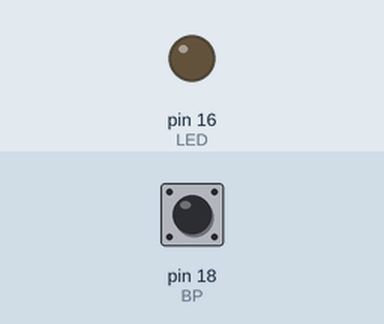
This program was run on a simulated MicroPython board. Parts: output pins drawn as LEDs (lit = HIGH). The inputs (shaded band) are chosen by the test bench; at power-on: pin 18 (BP) LOW.

Above: at 1.2 s.
1.3 s: pin 18 (BP) pulled HIGH for 0.15 s
At 2.9 s:
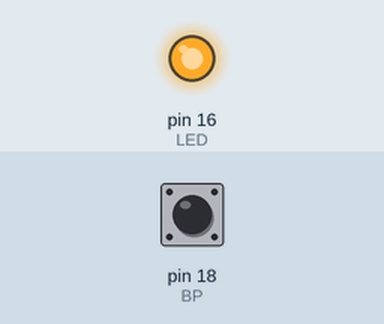
Timing chart, 0 to 10.3 s (numbered marks = the images above; inputs shaded):
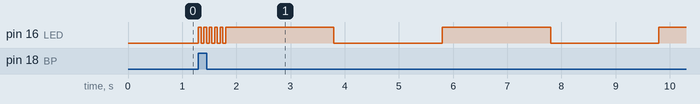

Measured:
- after the input at 1.3 s, pin 16 (LED): goes 5 × (HIGH 0.05 s, LOW 0.05 s), HIGH 2.0 s, LOW 2.0 s, HIGH 2.0 s, LOW 2.0 s, then HIGH, starting at once

The program:

GPIO.py
```python
import machine
import utime

LED = machine.Pin(16, machine.Pin.OUT)
BP = machine.Pin(18, machine.Pin.IN, machine.Pin.PULL_DOWN)

counter = 0
counter_old = 0
last_press_time = 0

def bp_handler(pin):
    global counter, last_press_time
    current_time = utime.ticks_ms()
    counter_old = counter

    if utime.ticks_diff(current_time, last_press_time) > 200:
        last_press_time = current_time
        counter += 1
        if counter > 3:
            counter = 1

BP.irq(trigger=machine.Pin.IRQ_RISING, handler=bp_handler)

def effect():
    for i in range(5):
        LED.value(1)
        utime.sleep(0.05)
        LED.value(0)
        utime.sleep(0.05)

while True:
    if counter == 1:
        if counter != counter_old:
            effect()
            counter_old = counter
        # Clignotement lent
        LED.value(1)
        utime.sleep(2)
        LED.value(0)
        utime.sleep(2)

    elif counter == 2:
        if counter != counter_old:
            effect()
            counter_old = counter
        # Clignotement rapide
        LED.value(1)
        utime.sleep(0.5)
        LED.value(0)
        utime.sleep(0.5)

    elif counter == 3:
        if counter != counter_old:
            effect()
            counter_old = counter
        # LED éteinte
        LED.value(0)
        utime.sleep(0.1)
```
